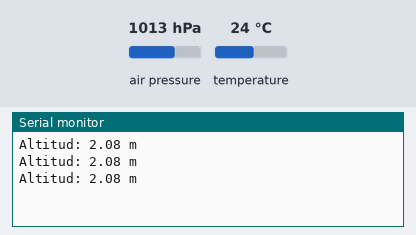
Bench run of a sketch on a simulated Arduino Uno, built with avr-gcc and run on an emulated ATmega328P. Parts: the last lines printed to the serial monitor. Inputs (shaded band) come from the test bench; at power-on: air pressure 1013 hPa, temperature 24 °C.

Above: at 1.3 s.
1.4 s: air pressure set to 952 hPa
At 2.0 s:
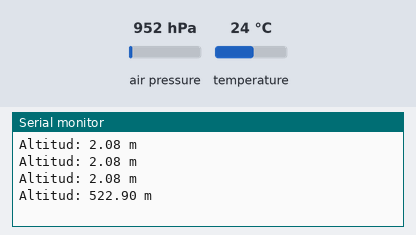
2.9 s: air pressure set to 975 hPa
At 3.6 s:
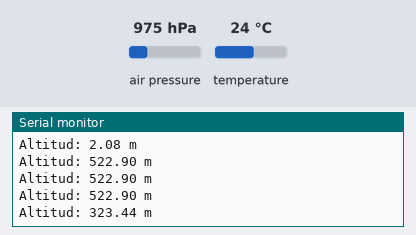
Timing chart, 0 to 5.9 s (numbered marks = the images above; inputs shaded):
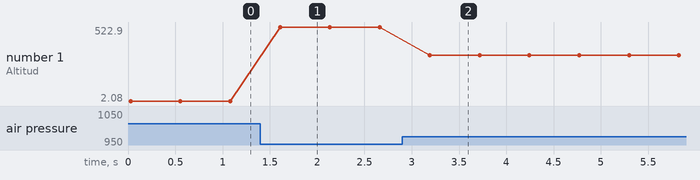

The sketch:

BMP180_Punto4_Altitud.ino
```cpp
//Librerias
#include <Wire.h>                    // Comunicación I2C
#include <Adafruit_Sensor.h>         // Librería base de sensores Adafruit
#include <Adafruit_BMP085_U.h>       // Librería específica para BMP180

// Crear objeto BMP180
Adafruit_BMP085_Unified bmp = Adafruit_BMP085_Unified(10085);

void setup() {
  Serial.begin(9600); // Inicia la comunicación serial

  // Inicializa el sensor BMP180
  if (!bmp.begin()) {
    Serial.print("¡No se detecta el BMP180!");
    while (1);
  }
}


void loop() {
  sensors_event_t event;
  bmp.getEvent(&event);

  //Calcular altitud
  if (event.pressure) {
    float temperature;
    bmp.getTemperature(&temperature);

    float seaLevelPressure = 1013.25; // Presión a nivel del mar (en hPa)
    float altitude = bmp.pressureToAltitude(seaLevelPressure, event.pressure, temperature);

    //Mostrar datos
    Serial.print("Altitud: ");
    Serial.print(altitude);
    Serial.println(" m");
  }

  delay(500);
}
```

Measured:
- after the input at 1.4 s, the serial monitor: prints a new line after 0.21 s (image 1)
- after the input at 2.9 s, the serial monitor: prints a new line after 0.29 s (image 2)
- plotted number 1: 2.08 → 522.9 after the input at 1.4 s, 522.9 → 323.44 after the input at 2.9 s
